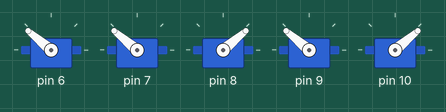
A sketch run on a simulated Arduino Uno, built with avr-gcc and run on an emulated ATmega328P. On the bench: 5 × servo.

Above: at 0.05 s.
At 3.0 s:
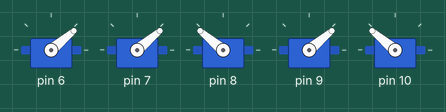
Timing chart, 0 to 6.9 s (numbered marks = the images above):
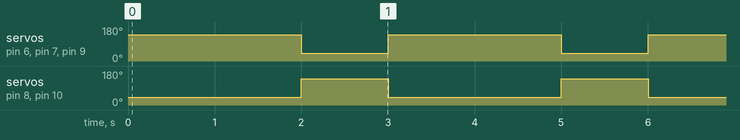

Measured:
- by itself, servo on pin 6, servo on pin 7, servo on pin 9: alternates 140° for 2.0 s and 40° for 1.0 s
- by itself, servo on pin 8, servo on pin 10: alternates 140° for 1.0 s and 40° for 2.0 s

The sketch:

abrir-cerrar.ino
```cpp
#define T 1000
//--------------------------------------------------------------
//-- ArduSnake library: Locomotion of modular snake robots
//-----------------------------------------------------------
//-- Layer: Oscillator
//------------------------------------------------------------
//-- Example of use of the Oscillator layer
//--
//-- Example 2: Setting the oscillator parameters
//-- One servo is being oscillated using the parameters set by the user
//--------------------------------------------------------------
//-- (c) Juan Gonzalez-Gomez (Obijuan), Feb-2012
//-- GPL license
//--------------------------------------------------------------
#include <Servo.h>
Servo servo[7];

void setup()
{
  //-- Attach the oscillators to the servos
  servo[0].attach(6);
  servo[1].attach(7);
  servo[2].attach(8);
  servo[3].attach(9);
  servo[4].attach(10);
  //servo[5].attach(11);

}

void loop()
{
  //-- Refresh the oscillator
  for (int i=0; i<6; i++)
    if(i==2||i==4) servo[i].write(90-50);
    else servo[i].write(90+50);
    delay(1000);

    delay(1000);
  for (int i=0; i<6; i++)
    if(i==2||i==4) servo[i].write(90+50);
    else servo[i].write(90-50);

    delay(1000);
}
```
